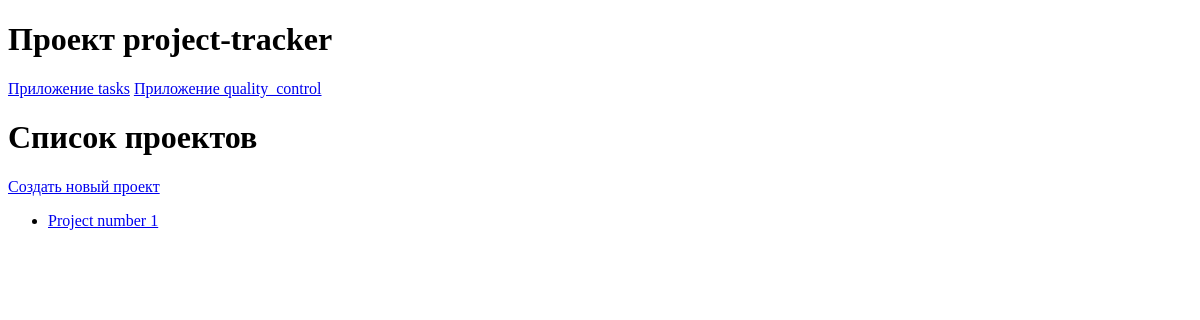
The app's page /tasks/projects/, older data.
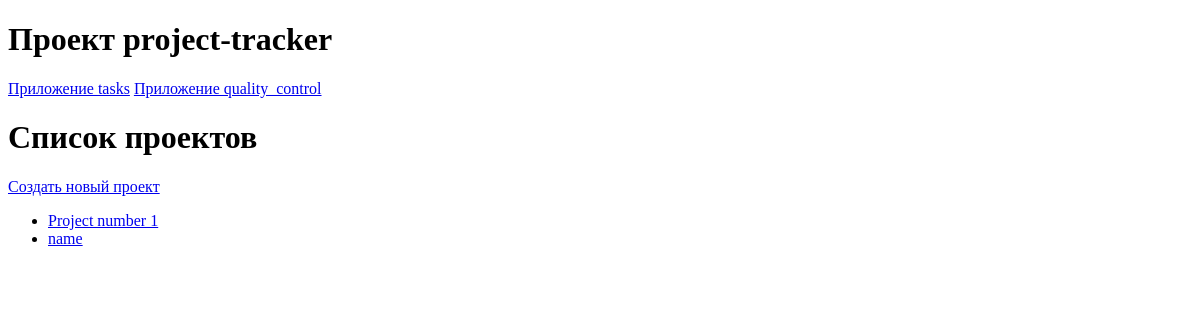
The same page, newer data.
### tasks/models.py (models this page shows, shortened)
class Project(models.Model):
    name = models.CharField(max_length=100)
    description = models.TextField()
    created_at = models.DateTimeField(auto_now_add=True)

### tasks/views.py (the view)
# urls.py: path("projects/", views.ProjectsListView.as_view(), name="projects_list"),
class ProjectsListView(ListView):
    model = Project
    template_name = "tasks/projects_list.html"

### tasks/templates/tasks/projects_list.html
{% extends 'base/base.html' %}
{% block content %}
    <h1>Список проектов</h1>
    <p><a href="{% url 'tasks:create_project' %}">Создать новый проект</a></p>
    <ul>
        {% for project in project_list %}
            <li><a href="{% url 'tasks:project_detail' project.id %}">{{ project.name }}</a></li>
        {% endfor %}
    </ul>
{% endblock %}

### templates/base/base.html (shortened to what this page needs)
<!DOCTYPE html>
<html lang="en">
<head>
</head>
<body>
    <header>
      <h1>Проект project-tracker</h1>
    </header>
    {% include 'base/nav.html' %}
    <main>
        {% block content %}{% endblock %}
    </main>
</body>
</html>

### templates/base/nav.html
<nav>
  <a href="{% url 'tasks:index' %}">Приложение tasks</a>
  <a href="{% url 'quality_control:index' %}">Приложение quality_control</a>
</nav>

Row changes from the older to the newer data that the page shows:
added Project: name "name"
